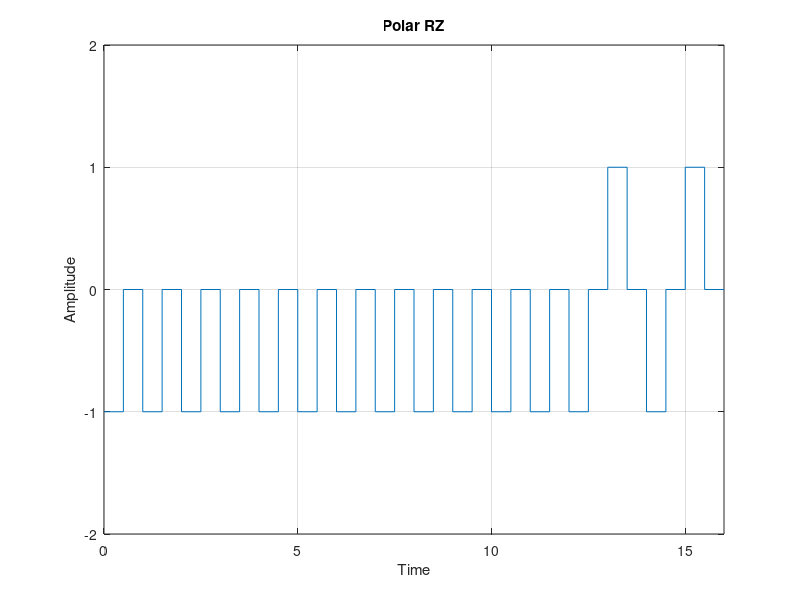

This figure's MATLAB source:
%Line code POLAR RZ
clc;
clear all;
k=input('Enter the last two digit of ID No: ');
b=dec2bin(k,16);
fprintf('Binary Number of those digit: ');
m = sprintf('%s',b)-'0';
fprintf('%d ',m);
n = length(m);
x = [];
y = [];

for i=1:n
    x=[x i-1 i-1+0.5 i-1+0.5 i];
    if(m(i)==0)
        y=[y -1 -1 0 0];
    else
        y=[y 1 1 0 0];
    end
end

plot(x,y),axis([0,n,-2,2]);
title('Polar RZ');
xlabel('Time');
ylabel('Amplitude');
grid on;